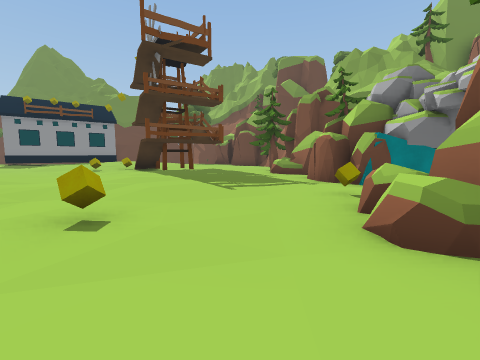
View 1 (above)

20 first-person views from a walk through a Unity game level. The camera is 1.2 m above the floor, tilts 6° down and sees 90° across. The floor is counted in squares, 2 m on a side. Each view is taken from the middle of a square. On the plan, view 1 faces up. The plan holds only what a view shows up to about 9 squares ahead; the rest is blank. The place goes on beyond the plan. The player is left out. Some surface patterns are stand-ins.

View 2
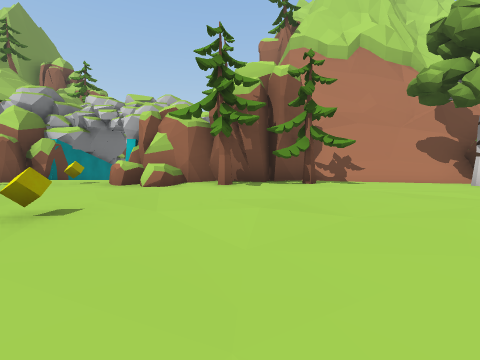

View 3
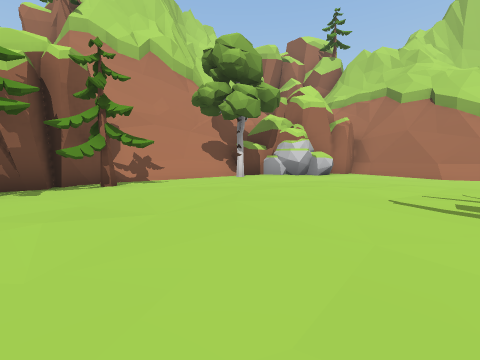

View 4
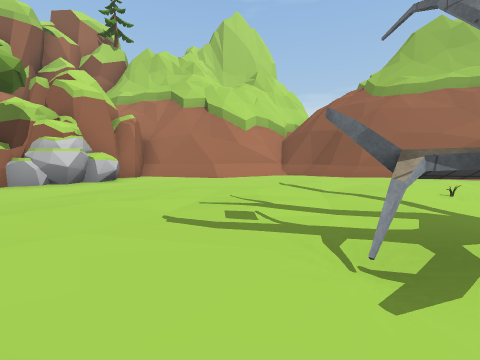

View 5
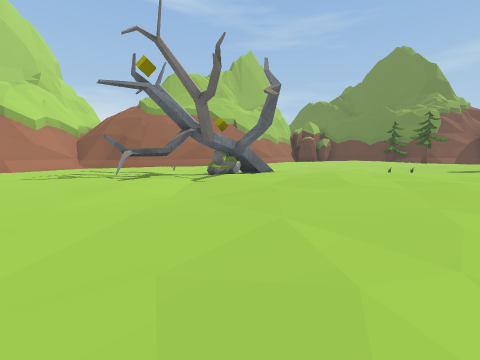

View 6
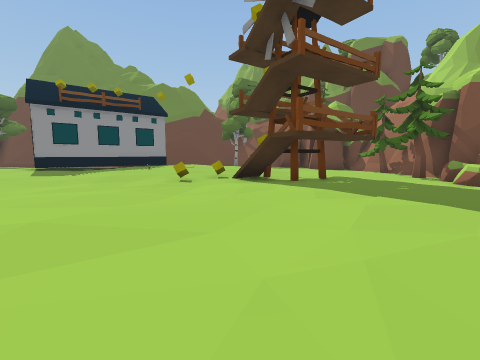

View 7
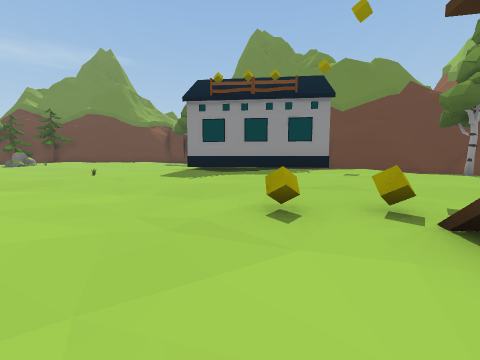

View 8
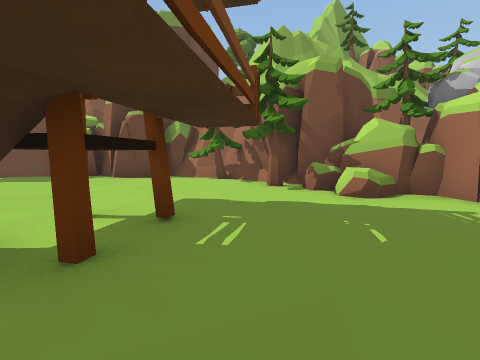

View 9
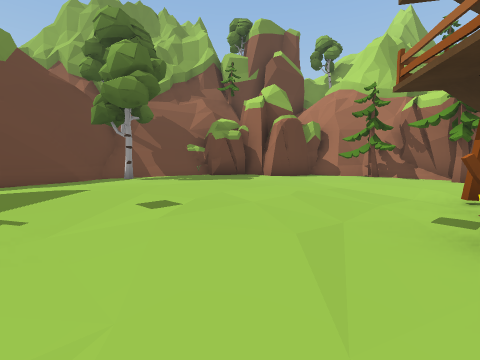

View 10
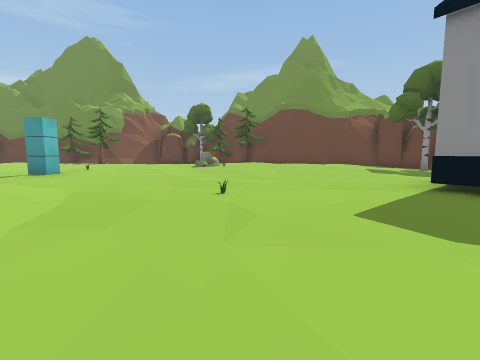

View 11
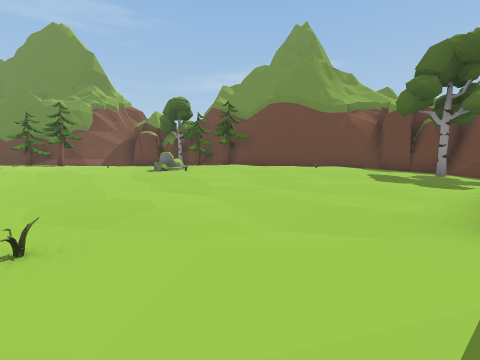

View 12
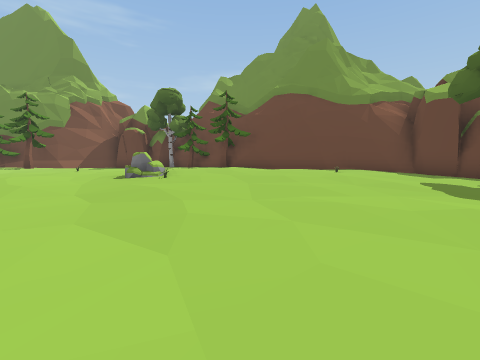

View 13
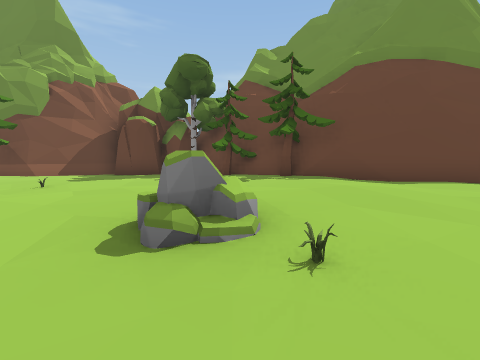

View 14
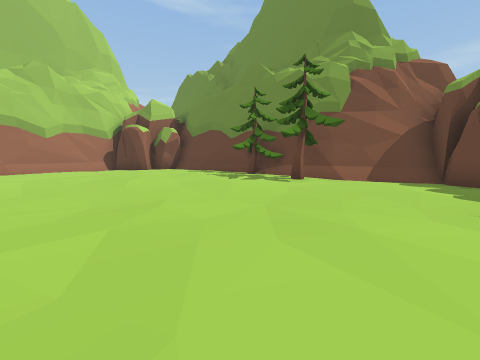

View 15
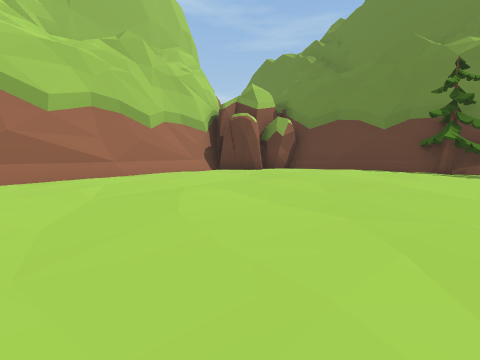

View 16
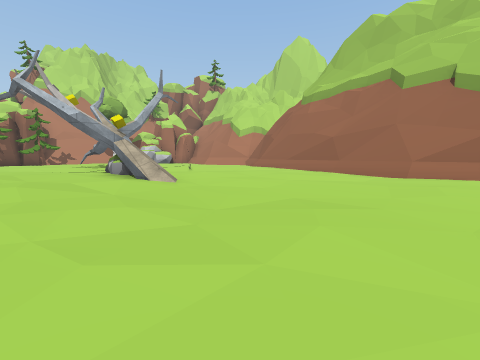

View 17
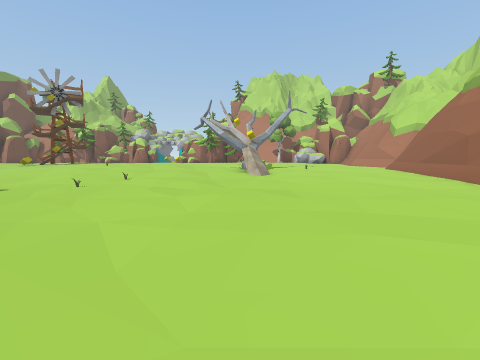

View 18
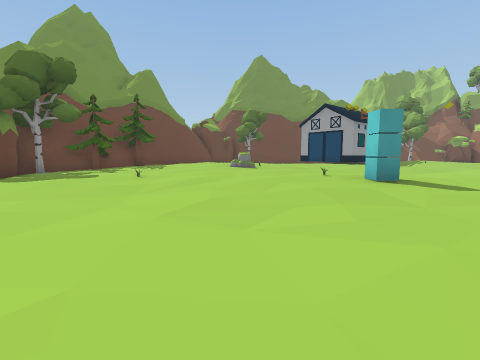

View 19
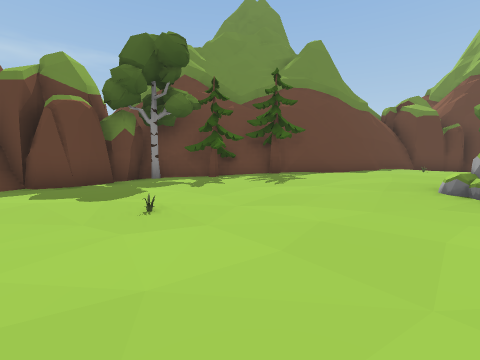

View 20
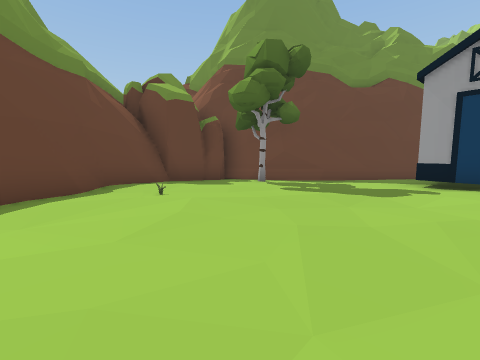

### Floor plan
Key: @ floor where view 1 was taken; # wall or solid block; . main floor; : floor 0.25 m higher than the main floor; - floor 0.25 m lower than the main floor; + floor 0.5 m higher than the main floor; _ floor 0.5 m lower than the main floor; / step, stairs or slope; = window, fence, low wall or low ledge; T tree; R rock; C yellow cube; O other object.
Columns run from 26 left of view 1 to 5 right of it. Each row starts with its distance up from view 1.
 19                     ####
 18                    ##/T##
 17       #########    ../..OO
 16      ##..T....     ../...O#
 15      #.......#   ##//:....###
 14      #:::....O  ##:++::.....#
 13     ##:O::...: ##::++::.....#
 12     #:::::..:.:#.:::::::...T##
 11    ##:::::::.....::::::.....##
 10   ##/:++::........::.CO.#..T/#
  9  ##T:::+:::...:O../.C.###../OO
  8  #T.:::+RO:.................OOT
  7 ##.T..::/:........../..:....-ORR
  6 #T....:::::..... . .........OOR
  5 ##.....::::.....::  :/......-#RR
  4 ##...O.:::OO....:   :.......C_
  3 #/.....:::......::::::......O#RO
  2 ##/......:......::::::...C./ORR
  1  ##..........OO/:::::......./OOT
  0   #T.:....--.-..:/::......@T##
 -1   #.::....-..-./..:...::...T.#
 -2   #T::::...-.---/#O.##:::..T.##
 -3   #::::....-----/=R..::::.../#
 -4   ##::::....---.......:::.../#
 -5   ##.::............O..::...T##
 -6    #.........-..............O#
 -7    ##........-............RRO
 -8     #############/........R
 -9                 ###/..////#
-10                   #########

Positions as (right, up) in squares from view 1, and headings:
1: (0, 0), facing up
2: (-4, 0), facing right
3: (-4, 0), facing down-right
4: (-4, -1), facing down
5: (-3, 3), facing down-left
6: (-4, 3), facing up
7: (-4, 7), facing up-left
8: (-3, 7), facing up-right
9: (-7, 10), facing up-right
10: (-8, 9), facing left
11: (-10, 10), facing left
12: (-12, 10), facing left
13: (-16, 8), facing left
14: (-17, 4), facing down-left
15: (-15, -1), facing down-left
16: (-15, 0), facing down-right
17: (-18, -2), facing right
18: (-18, -2), facing up
19: (-18, 3), facing up-left
20: (-18, 9), facing up
